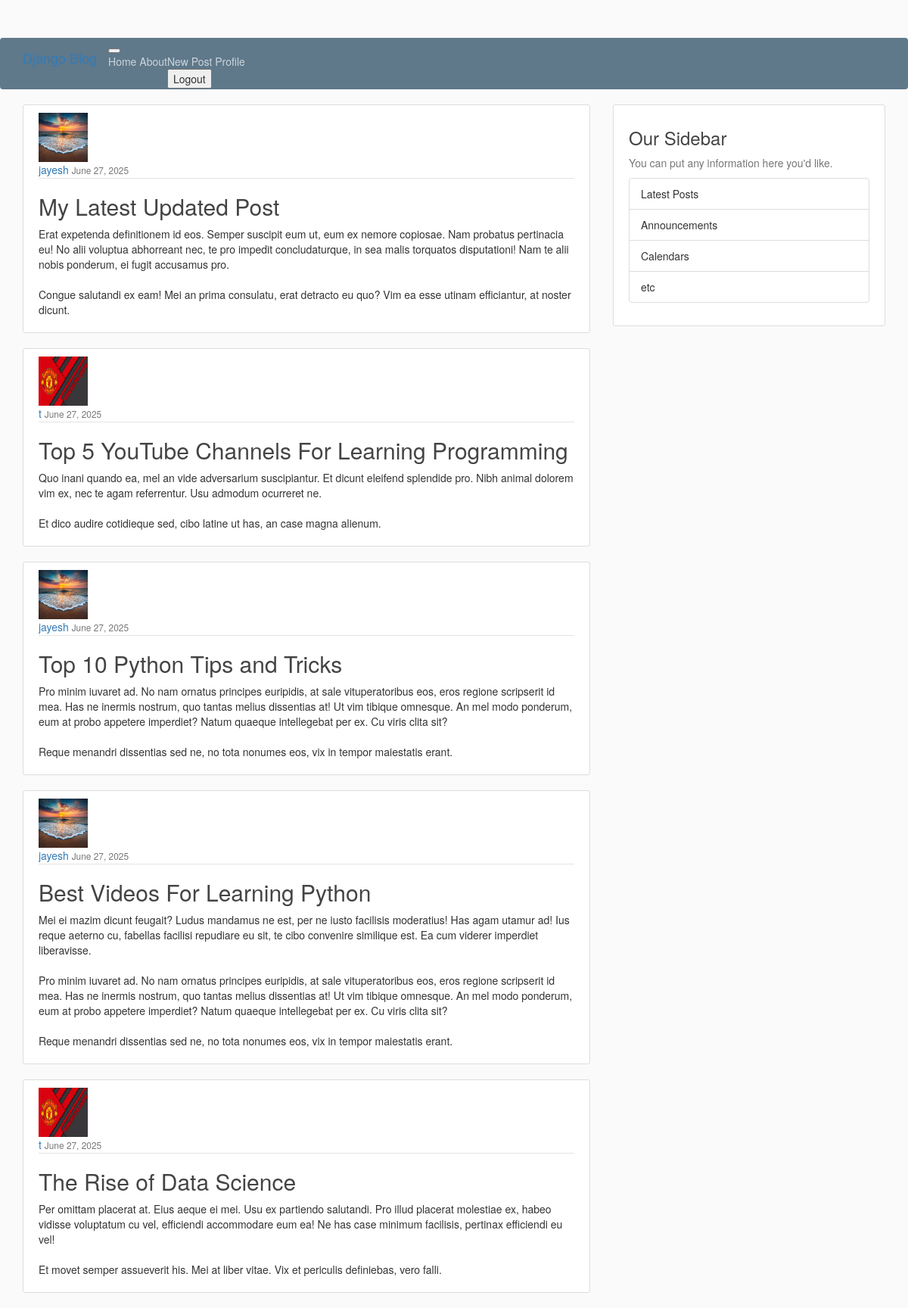
The app's page / (signed in) with its own data.
### blog/models.py (models this page shows, shortened)
class Post(models.Model):
    title=models.CharField(max_length=100)
    content=models.TextField()
    date_posted=models.DateTimeField(default=timezone.now)
    author=models.ForeignKey(User,on_delete=models.CASCADE)

### user/models.py (models this page shows, shortened)
class Profile(models.Model):
    user=models.OneToOneField(User,on_delete=models.CASCADE)
    image=models.ImageField(default='default.jpg',upload_to='profile_pics')

### blog/views.py (the view)
# urls.py: path('',PostListView.as_view() ,name='blog-home'),
class PostListView(ListView):
    model=Post
    template_name='blog/home.html'         #<app>/<model>_<viewtype>.html
    context_object_name='posts'
    ordering=['-date_posted']
    paginate_by=5

### blog/templates/blog/home.html
{% extends 'blog/base.html' %}
{% block content%}
    {% for post in posts %}
        <article class="media content-section">
            <img class="rounded-circle article-img" src="{{post.author.profile.image.url}}">
            <div class="media-body">
                <div class="article-metadata">
                <a class="mr-2" href="#">{{ post.author }}</a>
                <small class="text-muted">{{ post.date_posted|date:"F d, Y" }}</small>
                </div>
                <h2><a class="article-title" href="{% url 'post-detail' post.id %}">{{ post.title }}</a></h2>
                <p class="article-content">{{ post.content }}</p>
            </div>
        </article>
    {% endfor %}
{% endblock content %}

### blog/static/blog/main.css (style rules this page uses)
body { background: #fafafa; color: #333333; margin-top: 5rem; }
h1, h2, h3, h4, h5, h6 { color: #444444; }
.content-section { background: #ffffff; padding: 10px 20px; border: 1px solid #dddddd; border-radius: 3px; margin-bottom: 20px; }
.article-title { color: #444444; }
.article-content { white-space: pre-line; }
.article-img { height: 65px; width: 65px; margin-right: 16px; }
.article-metadata { padding-bottom: 1px; margin-bottom: 4px; border-bottom: 1px solid #e3e3e3 }

### records on screen
Post: author.profile.image (picture), author "jayesh", date_posted "June 27, 2025", title "My Latest Updated Post", content "Erat expetenda definitionem id eos. Semper suscipit eum ut, eum ex nemore copiosae. Nam probatus pertinacia eu! No alii voluptua abhorreant nec, te pro impedit concludaturque, in sea malis torquatos disputationi! Nam te alii nobis ponderum, ei fugit accusamus pro. Congue salutandi ex eam! Mei an prima consulatu, erat detracto eu quo? Vim ea esse utinam efficiantur, at noster dicunt."
Post: author.profile.image (picture), author "t", date_posted "June 27, 2025", title "Top 5 YouTube Channels For Learning Programming", content "Quo inani quando ea, mel an vide adversarium suscipiantur. Et dicunt eleifend splendide pro. Nibh animal dolorem vim ex, nec te agam referrentur. Usu admodum ocurreret ne. Et dico audire cotidieque sed, cibo latine ut has, an case magna alienum."
Post: author.profile.image (picture), author "jayesh", date_posted "June 27, 2025", title "Top 10 Python Tips and Tricks", content "Pro minim iuvaret ad. No nam ornatus principes euripidis, at sale vituperatoribus eos, eros regione scripserit id mea. Has ne inermis nostrum, quo tantas melius dissentias at! Ut vim tibique omnesque. An mel modo ponderum, eum at probo appetere imperdiet? Natum quaeque intellegebat per ex. Cu viris clita sit? Reque menandri dissentias sed ne, no tota nonumes eos, vix in tempor maiestatis erant."
Post: author.profile.image (picture), author "jayesh", date_posted "June 27, 2025", title "Best Videos For Learning Python", content "Mei ei mazim dicunt feugait? Ludus mandamus ne est, per ne iusto facilisis moderatius! Has agam utamur ad! Ius reque aeterno cu, fabellas facilisi repudiare eu sit, te cibo convenire similique est. Ea cum viderer imperdiet liberavisse. Pro minim iuvaret ad. No nam ornatus principes euripidis, at sale vituperatoribus eos, eros regione scripserit id mea. Has ne inermis nostrum, quo tantas melius dissentias at! Ut vim tibique omnesque. An mel modo ponderum, eum at probo appetere imperdiet? Natum quaeque intellegebat per ex. Cu viris clita sit? Reque menandri dissentias sed ne, no tota nonumes eos, vix in tempor maiestatis erant."
Post: author.profile.image (picture), author "t", date_posted "June 27, 2025", title "The Rise of Data Science", content "Per omittam placerat at. Eius aeque ei mei. Usu ex partiendo salutandi. Pro illud placerat molestiae ex, habeo vidisse voluptatum cu vel, efficiendi accommodare eum ea! Ne has case minimum facilisis, pertinax efficiendi eu vel! Et movet semper assueverit his. Mei at liber vitae. Vix et periculis definiebas, vero falli."
